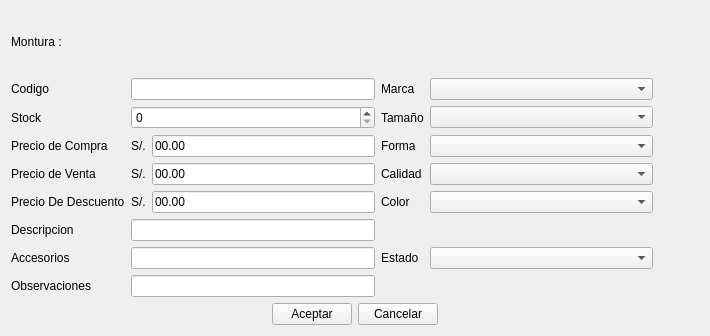
<?xml version="1.0" encoding="UTF-8"?>
<ui version="4.0">
 <class>ui_agregarMontura</class>
 <widget class="QWidget" name="ui_agregarMontura">
  <property name="geometry">
   <rect>
    <x>0</x>
    <y>0</y>
    <width>710</width>
    <height>336</height>
   </rect>
  </property>
  <property name="windowTitle">
   <string>Form</string>
  </property>
  <layout class="QGridLayout" name="gridLayout_2">
   <item row="2" column="0">
    <layout class="QHBoxLayout" name="horizontalLayout_2">
     <item>
      <spacer name="horizontalSpacer">
       <property name="orientation">
        <enum>Qt::Horizontal</enum>
       </property>
       <property name="sizeHint" stdset="0">
        <size>
         <width>40</width>
         <height>20</height>
        </size>
       </property>
      </spacer>
     </item>
     <item>
      <widget class="QPushButton" name="pushButton_agregar">
       <property name="text">
        <string>Aceptar</string>
       </property>
       <property name="shortcut">
        <string>Ctrl+G</string>
       </property>
      </widget>
     </item>
     <item>
      <widget class="QPushButton" name="pushButton_cancelar">
       <property name="text">
        <string>Cancelar</string>
       </property>
       <property name="shortcut">
        <string>Esc</string>
       </property>
      </widget>
     </item>
     <item>
      <spacer name="horizontalSpacer_2">
       <property name="orientation">
        <enum>Qt::Horizontal</enum>
       </property>
       <property name="sizeHint" stdset="0">
        <size>
         <width>40</width>
         <height>20</height>
        </size>
       </property>
      </spacer>
     </item>
    </layout>
   </item>
   <item row="1" column="0">
    <layout class="QGridLayout" name="gridLayout_3">
     <item row="0" column="0">
      <widget class="QLabel" name="label_2">
       <property name="text">
        <string>Codigo</string>
       </property>
      </widget>
     </item>
     <item row="0" column="1" colspan="2">
      <widget class="QLineEdit" name="lineEdit_codigo"/>
     </item>
     <item row="2" column="1">
      <widget class="QLabel" name="label_16">
       <property name="text">
        <string>S/.</string>
       </property>
      </widget>
     </item>
     <item row="3" column="1">
      <widget class="QLabel" name="label_17">
       <property name="text">
        <string>S/.</string>
       </property>
      </widget>
     </item>
     <item row="1" column="0">
      <widget class="QLabel" name="label_4">
       <property name="text">
        <string>Stock</string>
       </property>
      </widget>
     </item>
     <item row="4" column="0">
      <widget class="QLabel" name="label_7">
       <property name="text">
        <string>Precio De Descuento</string>
       </property>
      </widget>
     </item>
     <item row="2" column="0">
      <widget class="QLabel" name="label_13">
       <property name="text">
        <string>Precio de Compra</string>
       </property>
      </widget>
     </item>
     <item row="0" column="3">
      <widget class="QLabel" name="label_8">
       <property name="sizePolicy">
        <sizepolicy hsizetype="Preferred" vsizetype="Preferred">
         <horstretch>0</horstretch>
         <verstretch>0</verstretch>
        </sizepolicy>
       </property>
       <property name="text">
        <string>Marca</string>
       </property>
      </widget>
     </item>
     <item row="2" column="2">
      <widget class="QLineEdit" name="lineEdit_precioCompra">
       <property name="text">
        <string>00.00</string>
       </property>
      </widget>
     </item>
     <item row="4" column="2">
      <widget class="QLineEdit" name="lineEdit_precioDescuento">
       <property name="minimumSize">
        <size>
         <width>170</width>
         <height>0</height>
        </size>
       </property>
       <property name="text">
        <string>00.00</string>
       </property>
      </widget>
     </item>
     <item row="3" column="0">
      <widget class="QLabel" name="label_12">
       <property name="text">
        <string>Precio de Venta</string>
       </property>
      </widget>
     </item>
     <item row="7" column="0">
      <widget class="QLabel" name="label">
       <property name="text">
        <string>Observaciones</string>
       </property>
      </widget>
     </item>
     <item row="3" column="2">
      <widget class="QLineEdit" name="lineEdit_precioVenta">
       <property name="text">
        <string>00.00</string>
       </property>
      </widget>
     </item>
     <item row="1" column="1" colspan="2">
      <widget class="QSpinBox" name="spinBox_stock">
       <property name="maximum">
        <number>999999999</number>
       </property>
      </widget>
     </item>
     <item row="4" column="5">
      <widget class="QPushButton" name="pushButton_xcolor">
       <property name="sizePolicy">
        <sizepolicy hsizetype="Fixed" vsizetype="Fixed">
         <horstretch>0</horstretch>
         <verstretch>0</verstretch>
        </sizepolicy>
       </property>
       <property name="text">
        <string/>
       </property>
       <property name="icon">
        <iconset resource="../Icons/Icons.qrc">
         <normaloff>:/Icons/1349716373_monotone_close_exit_delete_small.png</normaloff>:/Icons/1349716373_monotone_close_exit_delete_small.png</iconset>
       </property>
       <property name="autoDefault">
        <bool>false</bool>
       </property>
       <property name="flat">
        <bool>true</bool>
       </property>
      </widget>
     </item>
     <item row="0" column="4">
      <widget class="MyComboBox" name="comboBox_marca">
       <property name="sizePolicy">
        <sizepolicy hsizetype="Expanding" vsizetype="Fixed">
         <horstretch>0</horstretch>
         <verstretch>0</verstretch>
        </sizepolicy>
       </property>
      </widget>
     </item>
     <item row="0" column="5">
      <widget class="QPushButton" name="pushButton_xmarca">
       <property name="sizePolicy">
        <sizepolicy hsizetype="Fixed" vsizetype="Fixed">
         <horstretch>0</horstretch>
         <verstretch>0</verstretch>
        </sizepolicy>
       </property>
       <property name="text">
        <string/>
       </property>
       <property name="icon">
        <iconset resource="../Icons/Icons.qrc">
         <normaloff>:/Icons/1349716373_monotone_close_exit_delete_small.png</normaloff>:/Icons/1349716373_monotone_close_exit_delete_small.png</iconset>
       </property>
       <property name="autoDefault">
        <bool>false</bool>
       </property>
       <property name="flat">
        <bool>true</bool>
       </property>
      </widget>
     </item>
     <item row="1" column="5">
      <widget class="QPushButton" name="pushButton_xtamanio">
       <property name="sizePolicy">
        <sizepolicy hsizetype="Fixed" vsizetype="Fixed">
         <horstretch>0</horstretch>
         <verstretch>0</verstretch>
        </sizepolicy>
       </property>
       <property name="text">
        <string/>
       </property>
       <property name="icon">
        <iconset resource="../Icons/Icons.qrc">
         <normaloff>:/Icons/1349716373_monotone_close_exit_delete_small.png</normaloff>:/Icons/1349716373_monotone_close_exit_delete_small.png</iconset>
       </property>
       <property name="autoDefault">
        <bool>false</bool>
       </property>
       <property name="flat">
        <bool>true</bool>
       </property>
      </widget>
     </item>
     <item row="2" column="3">
      <widget class="QLabel" name="label_10">
       <property name="sizePolicy">
        <sizepolicy hsizetype="Preferred" vsizetype="Preferred">
         <horstretch>0</horstretch>
         <verstretch>0</verstretch>
        </sizepolicy>
       </property>
       <property name="text">
        <string>Forma</string>
       </property>
      </widget>
     </item>
     <item row="2" column="4">
      <widget class="MyComboBox" name="comboBox_forma">
       <property name="sizePolicy">
        <sizepolicy hsizetype="Expanding" vsizetype="Fixed">
         <horstretch>0</horstretch>
         <verstretch>0</verstretch>
        </sizepolicy>
       </property>
      </widget>
     </item>
     <item row="2" column="5">
      <widget class="QPushButton" name="pushButton_xforma">
       <property name="sizePolicy">
        <sizepolicy hsizetype="Fixed" vsizetype="Fixed">
         <horstretch>0</horstretch>
         <verstretch>0</verstretch>
        </sizepolicy>
       </property>
       <property name="text">
        <string/>
       </property>
       <property name="icon">
        <iconset resource="../Icons/Icons.qrc">
         <normaloff>:/Icons/1349716373_monotone_close_exit_delete_small.png</normaloff>:/Icons/1349716373_monotone_close_exit_delete_small.png</iconset>
       </property>
       <property name="autoDefault">
        <bool>false</bool>
       </property>
       <property name="flat">
        <bool>true</bool>
       </property>
      </widget>
     </item>
     <item row="3" column="3">
      <widget class="QLabel" name="label_11">
       <property name="sizePolicy">
        <sizepolicy hsizetype="Preferred" vsizetype="Preferred">
         <horstretch>0</horstretch>
         <verstretch>0</verstretch>
        </sizepolicy>
       </property>
       <property name="text">
        <string>Calidad</string>
       </property>
      </widget>
     </item>
     <item row="4" column="3">
      <widget class="QLabel" name="label_15">
       <property name="sizePolicy">
        <sizepolicy hsizetype="Preferred" vsizetype="Preferred">
         <horstretch>0</horstretch>
         <verstretch>0</verstretch>
        </sizepolicy>
       </property>
       <property name="text">
        <string>Color</string>
       </property>
      </widget>
     </item>
     <item row="6" column="3">
      <widget class="QLabel" name="label_estado">
       <property name="text">
        <string>Estado</string>
       </property>
      </widget>
     </item>
     <item row="6" column="4">
      <widget class="MyComboBox" name="comboBox_estado"/>
     </item>
     <item row="3" column="4">
      <widget class="MyComboBox" name="comboBox_calidad">
       <property name="sizePolicy">
        <sizepolicy hsizetype="Expanding" vsizetype="Fixed">
         <horstretch>0</horstretch>
         <verstretch>0</verstretch>
        </sizepolicy>
       </property>
      </widget>
     </item>
     <item row="4" column="4">
      <widget class="MyComboBox" name="comboBox_color">
       <property name="sizePolicy">
        <sizepolicy hsizetype="Expanding" vsizetype="Fixed">
         <horstretch>0</horstretch>
         <verstretch>0</verstretch>
        </sizepolicy>
       </property>
      </widget>
     </item>
     <item row="3" column="5">
      <widget class="QPushButton" name="pushButton_xcalidad">
       <property name="sizePolicy">
        <sizepolicy hsizetype="Fixed" vsizetype="Fixed">
         <horstretch>0</horstretch>
         <verstretch>0</verstretch>
        </sizepolicy>
       </property>
       <property name="text">
        <string/>
       </property>
       <property name="icon">
        <iconset resource="../Icons/Icons.qrc">
         <normaloff>:/Icons/1349716373_monotone_close_exit_delete_small.png</normaloff>:/Icons/1349716373_monotone_close_exit_delete_small.png</iconset>
       </property>
       <property name="autoDefault">
        <bool>false</bool>
       </property>
       <property name="flat">
        <bool>true</bool>
       </property>
      </widget>
     </item>
     <item row="6" column="5">
      <widget class="QPushButton" name="pushButton_xestado">
       <property name="text">
        <string/>
       </property>
       <property name="icon">
        <iconset resource="../Icons/Icons.qrc">
         <normaloff>:/Icons/1349716373_monotone_close_exit_delete_small.png</normaloff>:/Icons/1349716373_monotone_close_exit_delete_small.png</iconset>
       </property>
       <property name="flat">
        <bool>true</bool>
       </property>
      </widget>
     </item>
     <item row="1" column="4">
      <widget class="MyComboBox" name="comboBox_tamanio">
       <property name="sizePolicy">
        <sizepolicy hsizetype="Expanding" vsizetype="Fixed">
         <horstretch>0</horstretch>
         <verstretch>0</verstretch>
        </sizepolicy>
       </property>
      </widget>
     </item>
     <item row="7" column="1" colspan="2">
      <widget class="QLineEdit" name="lineEdit_observaciones">
       <property name="readOnly">
        <bool>false</bool>
       </property>
      </widget>
     </item>
     <item row="4" column="1">
      <widget class="QLabel" name="label_18">
       <property name="text">
        <string>S/.</string>
       </property>
      </widget>
     </item>
     <item row="6" column="1" colspan="2">
      <widget class="QLineEdit" name="lineEdit_accesorios"/>
     </item>
     <item row="1" column="3">
      <widget class="QLabel" name="label_9">
       <property name="sizePolicy">
        <sizepolicy hsizetype="Preferred" vsizetype="Preferred">
         <horstretch>0</horstretch>
         <verstretch>0</verstretch>
        </sizepolicy>
       </property>
       <property name="text">
        <string>Tamaño</string>
       </property>
      </widget>
     </item>
     <item row="6" column="0">
      <widget class="QLabel" name="label_6">
       <property name="text">
        <string>Accesorios</string>
       </property>
      </widget>
     </item>
     <item row="5" column="0">
      <widget class="QLabel" name="label_3">
       <property name="text">
        <string>Descripcion</string>
       </property>
      </widget>
     </item>
     <item row="5" column="1" colspan="2">
      <widget class="QLineEdit" name="lineEdit_descripcion"/>
     </item>
    </layout>
   </item>
   <item row="0" column="0">
    <widget class="QLabel" name="label_tiulo">
     <property name="text">
      <string>Montura :</string>
     </property>
    </widget>
   </item>
  </layout>
 </widget>
 <customwidgets>
  <customwidget>
   <class>MyComboBox</class>
   <extends>QComboBox</extends>
   <header location="global">mycombobox.h</header>
   <slots>
    <slot>Eliminar_Item()</slot>
   </slots>
  </customwidget>
 </customwidgets>
 <tabstops>
  <tabstop>lineEdit_codigo</tabstop>
  <tabstop>spinBox_stock</tabstop>
  <tabstop>lineEdit_precioCompra</tabstop>
  <tabstop>lineEdit_precioVenta</tabstop>
  <tabstop>lineEdit_precioDescuento</tabstop>
  <tabstop>lineEdit_descripcion</tabstop>
  <tabstop>lineEdit_accesorios</tabstop>
  <tabstop>lineEdit_observaciones</tabstop>
  <tabstop>comboBox_marca</tabstop>
  <tabstop>comboBox_tamanio</tabstop>
  <tabstop>comboBox_forma</tabstop>
  <tabstop>comboBox_calidad</tabstop>
  <tabstop>comboBox_color</tabstop>
  <tabstop>comboBox_estado</tabstop>
  <tabstop>pushButton_agregar</tabstop>
  <tabstop>pushButton_cancelar</tabstop>
  <tabstop>pushButton_xmarca</tabstop>
  <tabstop>pushButton_xtamanio</tabstop>
  <tabstop>pushButton_xforma</tabstop>
  <tabstop>pushButton_xcalidad</tabstop>
  <tabstop>pushButton_xcolor</tabstop>
  <tabstop>pushButton_xestado</tabstop>
 </tabstops>
 <resources>
  <include location="../Icons/Icons.qrc"/>
 </resources>
 <connections>
  <connection>
   <sender>pushButton_cancelar</sender>
   <signal>clicked()</signal>
   <receiver>ui_agregarMontura</receiver>
   <slot>close()</slot>
   <hints>
    <hint type="sourcelabel">
     <x>400</x>
     <y>333</y>
    </hint>
    <hint type="destinationlabel">
     <x>354</x>
     <y>179</y>
    </hint>
   </hints>
  </connection>
 </connections>
</ui>
